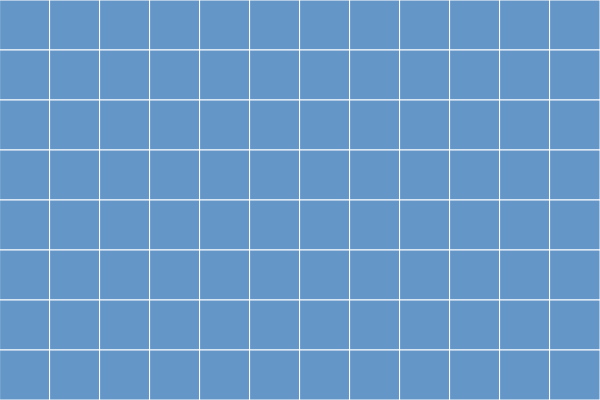
Frame 1 (no input)
Frame 60 (no input): identical to frame 1, image omitted
Frame 120 (the mouse pressed at the canvas centre since frame 60): identical to frame 1, image omitted

The p5.js sketch that drew this single still picture (run headless with seeded random() and noise() and a simulated clock; from frame 60 on, the mouse is pressed at the canvas centre):

// p5.js sketch
// ── sketch.js
/*
 * Example 04: Grid Pattern (Nested Loops)
 *
 * To create a 2D grid, we use nested loops:
 * - The outer loop controls rows (y positions)
 * - The inner loop controls columns (x positions)
 *
 * For each row, the inner loop draws all columns.
 * This creates a complete grid!
 */

let cellSize = 50;

function setup() {
  createCanvas(600, 400);
  background(30, 30, 40);

  // ---- Basic Grid ----

  stroke(255);
  strokeWeight(1);
  fill(100, 150, 200);

  // Outer loop: rows (y direction)
  for (let y = 0; y < height; y += cellSize) {
    // Inner loop: columns (x direction)
    for (let x = 0; x < width; x += cellSize) {
      // Draw a rectangle at each grid position
      rect(x, y, cellSize, cellSize);

      // Label each cell with it's inner loop and outer loop index
      // textSize(12);
      // fill(255);
      // textAlign(CENTER, CENTER);
      // text(
      //   x / cellSize + ", " + y / cellSize,
      //   x + cellSize / 2,
      //   y + cellSize / 2
      // );
      // fill(100, 150, 200);
    }
  }
}

function draw() {
  // This version redraws each frame
  // Try uncommenting the lines below for interactive grid!
  // background(30, 30, 40);
  // stroke(255);
  // strokeWeight(1);
  // for (let y = 0; y < height; y += cellSize) {
  //   for (let x = 0; x < width; x += cellSize) {
  //     // Calculate distance from mouse to each cell center
  //     let centerX = x + cellSize / 2;
  //     let centerY = y + cellSize / 2;
  //     let d = dist(mouseX, mouseY, centerX, centerY);
  //     // Use distance to affect color
  //     let brightness = map(d, 0, 300, 255, 50);
  //     fill(brightness, brightness * 0.6, brightness * 0.8);
  //     rect(x, y, cellSize, cellSize);
  //   }
  // }
}

/*
 * Understanding Nested Loops:
 *
 * When cellSize = 50 and canvas is 600x400:
 *
 * y = 0:   Draw cells at x = 0, 50, 100, 150... 550 (row 0)
 * y = 50:  Draw cells at x = 0, 50, 100, 150... 550 (row 1)
 * y = 100: Draw cells at x = 0, 50, 100, 150... 550 (row 2)
 * ... and so on for all rows
 *
 * Total cells: (600/50) × (400/50) = 12 × 8 = 96 cells
 *
 * CHALLENGE:
 * 1. Change cellSize to see different grid densities
 * 2. Uncomment the code in draw() to see mouse interaction
 * 3. Try drawing circles instead of rectangles
 */
